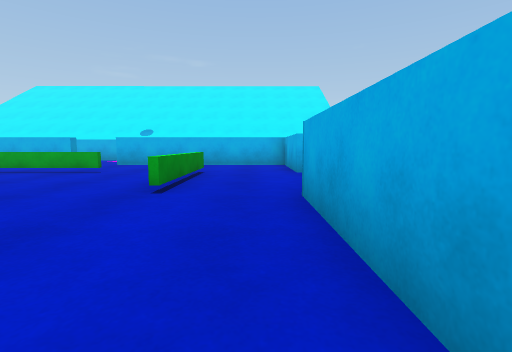
[1] (above)

20 first-person views from a walk through a 3-D level made in the Unity game engine. The camera is 0.62 m above the floor, tilts 6° down and sees 85° across. The floor is counted in squares, 1 m on a side. Each view is taken from the middle of a square. On the plan, view 1 faces up. The plan holds only what a view shows up to about 9 squares ahead; the rest is blank. The place goes on beyond the plan. The player is left out.

[2]
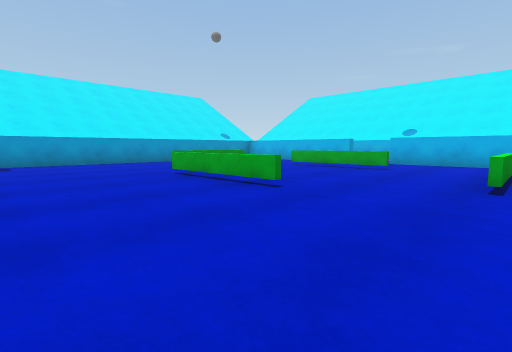

[3]
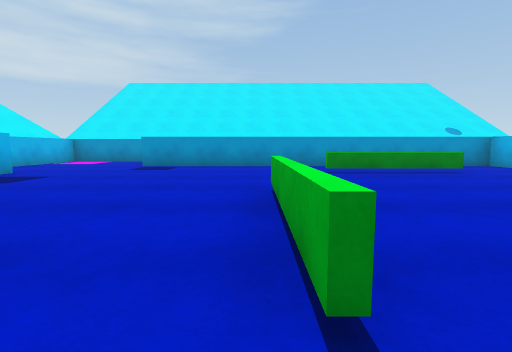

[4]
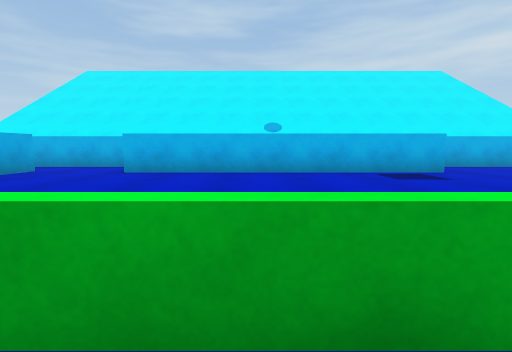

[5]
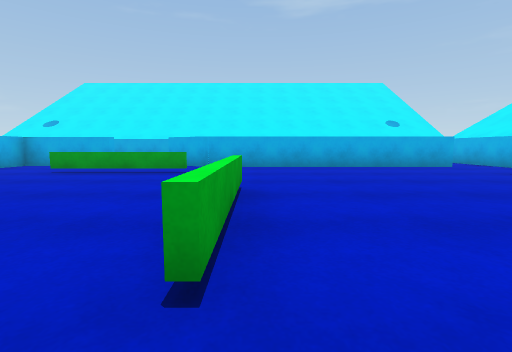

[6]
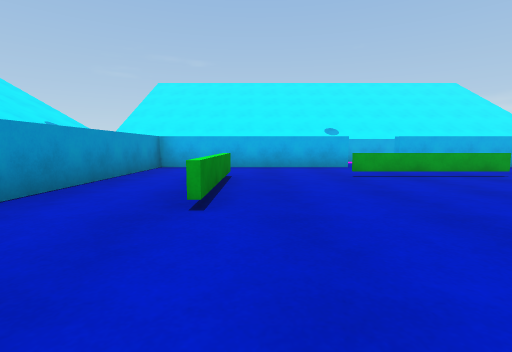

[7]
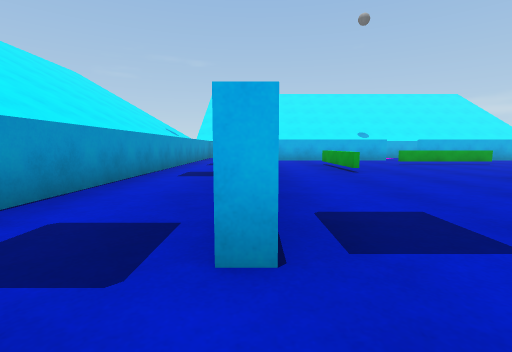

[8]
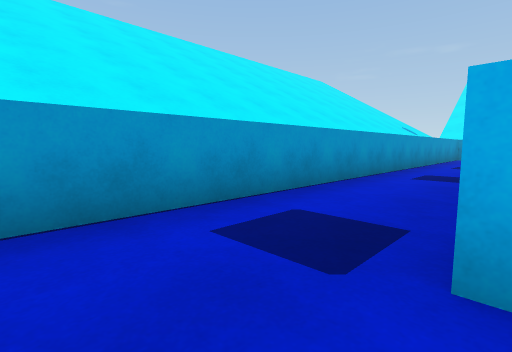

[9]
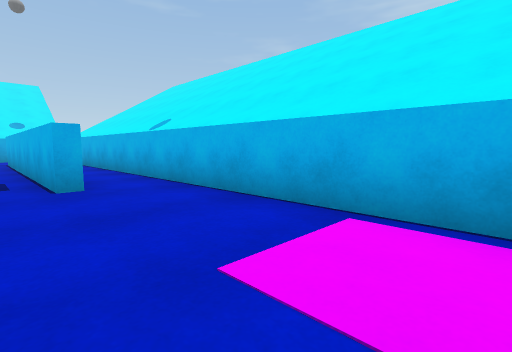

[10]
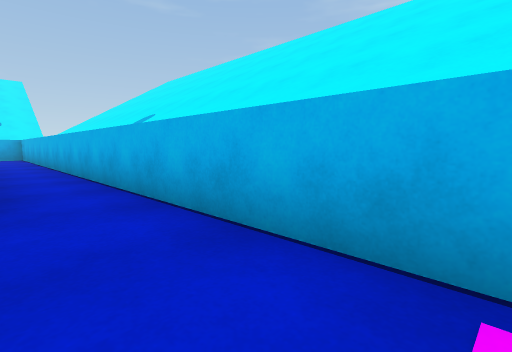

[11]
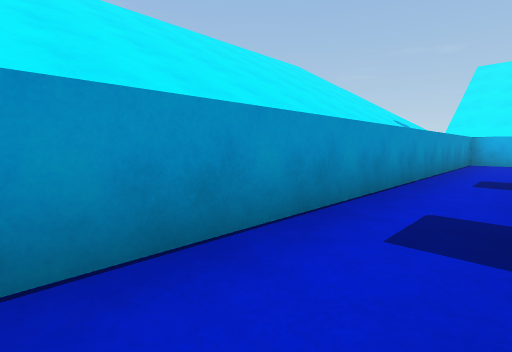

[12]
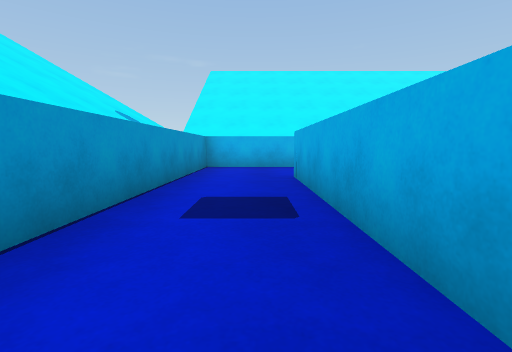

[13]
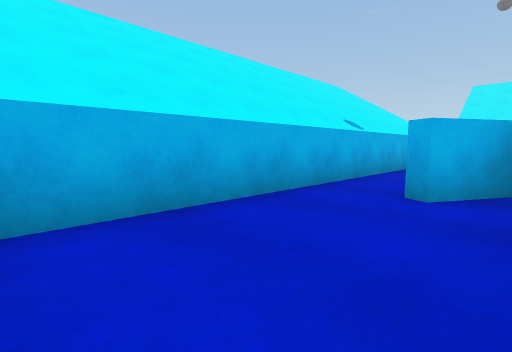

[14]
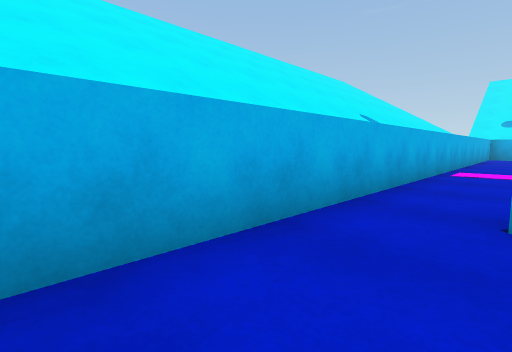

[15]
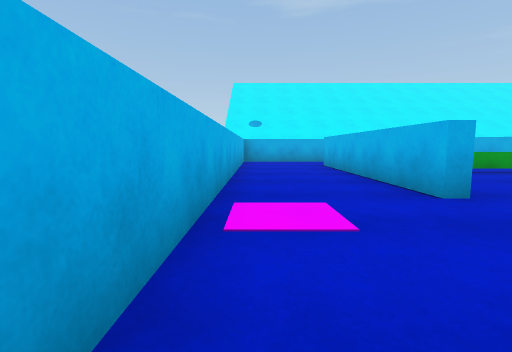

[16]
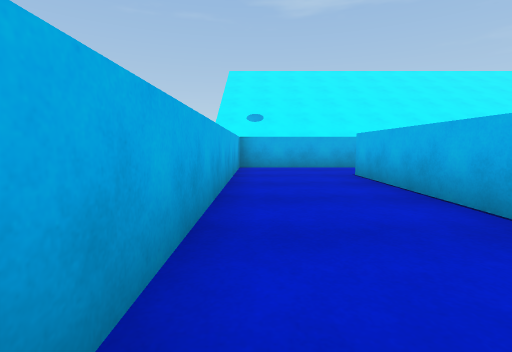

[17]
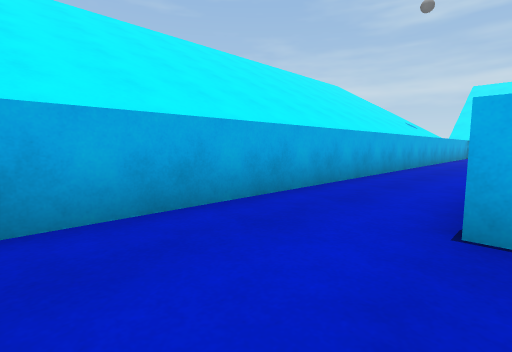

[18]
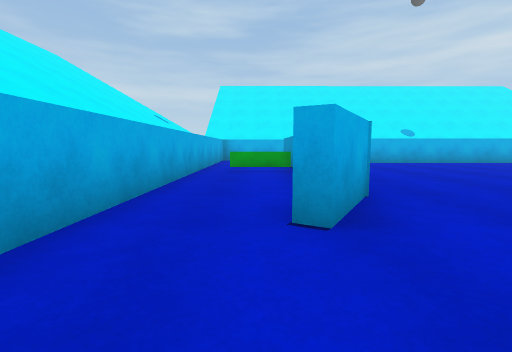

[19]
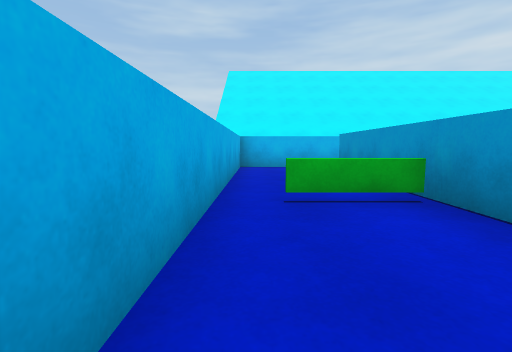

[20]
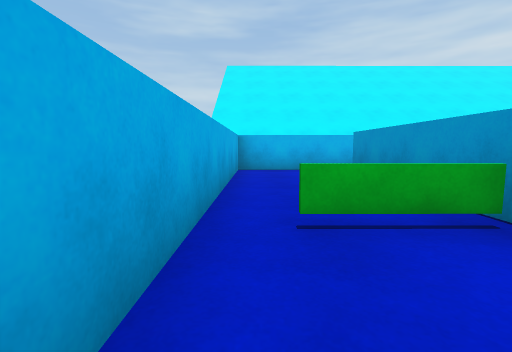

### Floor plan
Key: @ floor where view 1 was taken; # wall or solid block; . floor; = window, fence, low wall or low ledge.
Columns run from 15 left of view 1 to 4 right of it. Each row starts with its distance up from view 1.
 13 ####################
 12 #..................#
 11 #....#.............#
 10 #..######..######..#
  9 #..#............#..#
  8 #..#............#..#
  7 #..#.=..====..=.#..#
  6 #..#.=........=....#
  5 #..#.=........=....#
  4 #..#.=........=.##.#
  3 #..#............#..#
  2 #..#....====....#..#
  1 #..#............#..#
  0 #..#...........@#=.#
 -1 #..#............#..#
 -2 #...............#..#
 -3 #...............#..#
 -4  .....########..#..#
 -5  ..................#
 -6  ###################

Positions as (right, up) in squares from view 1, and headings:
1: (0, 0), facing up
2: (-1, -1), facing up-left
3: (-3, 2), facing left
4: (-5, 3), facing down
5: (-8, 2), facing right
6: (-9, 1), facing up
7: (-12, -3), facing up
8: (-12, -3), facing up-left
9: (-14, -3), facing down-right
10: (-13, -4), facing down-right
11: (-13, 1), facing up-left
12: (-13, 4), facing up
13: (-14, 10), facing up-right
14: (-13, 11), facing up-right
15: (-8, 12), facing right
16: (-5, 12), facing right
17: (1, 12), facing down-right
18: (2, 7), facing down
19: (3, 3), facing down
20: (3, 2), facing down
